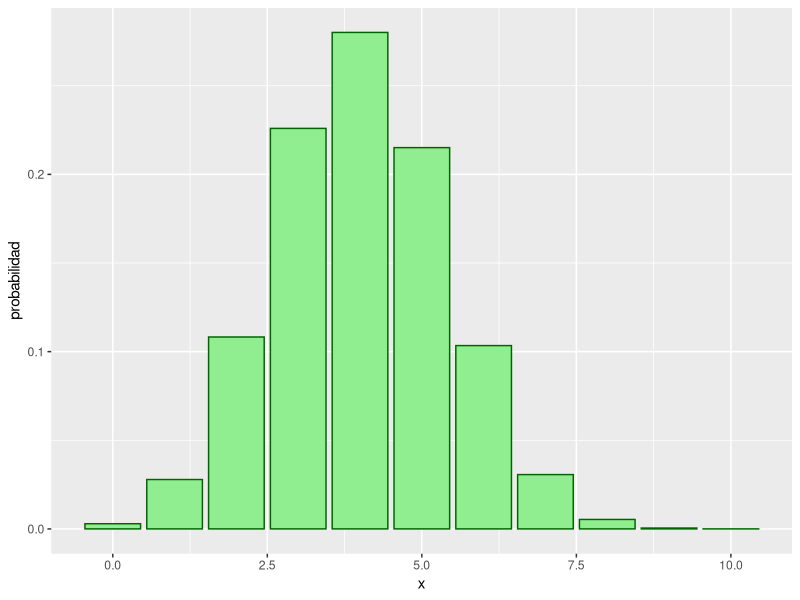

This chart was generated by the following R code:
## ---- chunk 1
# Cargar librerías necesarias
library(ggplot2)
library(dplyr)
library(tidyr)
library(knitr)
library(kableExtra)
## ---- chunk 2


# Función para calcular la distribución hipergeométrica
hipergeometrica <- function(N, K, n, x) {
  choose(K, x) * choose(N - K, n - x) / choose(N
, n)
}
# Parámetros de la distribución
N <- 50  # Tamaño de la población
K <- 20  # Número de éxitos en la población
n <- 10  # Tamaño de la muestra
x <- 0:n  # Número de éxitos en la muestra
# Calcular probabilidades
probabilidades <- sapply(x, function(x) hipergeometrica(N, K, n
, x))
# Crear un data frame para graficar
df <- data.frame(x = x, probabilidad = probabilidades)
# Graficar la distribución hipergeométrica
ggplot(df, aes(x = x, y = probabilidad)) +
  geom_bar(stat = "identity", fill = "lightgreen", color = "darkgreen")
  labs(title = "Distribución Hipergeométrica",
       x = "Número de éxitos en la muestra (x)",
       y = "Probabilidad P(X = x)") +
  theme_minimal()
  
## ---- chunk 3
# Mostrar la tabla de probabilidades
kable(df, caption = "Tabla de Probabilidades de la Distribución Hipergeométrica
") %>%
  kable_styling(bootstrap_options = c("striped", "hover", "condensed"), full_width = F)
